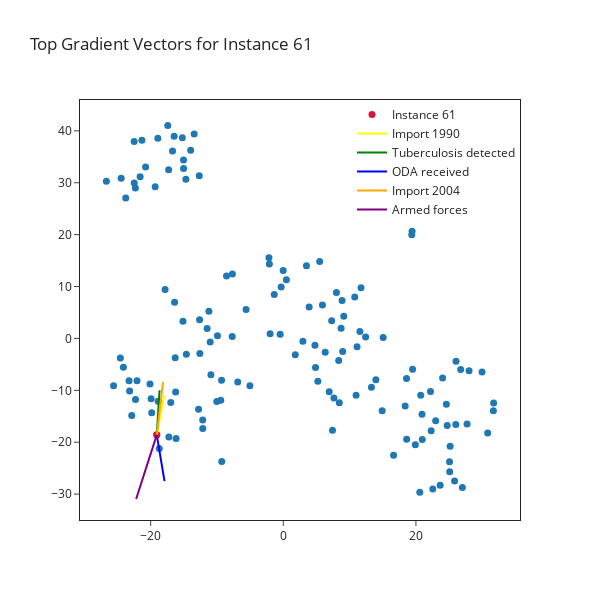

Notebook source saved alongside this figure:
### Code cell
explainer.plot_top_gradient_vectors(instance_id, 5)

### Figure 1 — Plotly figure (JSON) as saved in the notebook; plotly's stock layout.template omitted (floating-point values rounded to 4 significant figures; data arrays with more than 128 entries replaced by an {"elided": "..."} marker saying what was removed)
{"data": [{"marker": {"size": 7}, "mode": "markers", "showlegend": false, "type": "scatter", "x": {"elided": "138 float values"}, "y": {"elided": "138 float values"}}, {"marker": {"color": "crimson", "size": 7}, "mode": "markers", "name": "Instance 61", "type": "scatter", "x": [-19.08], "y": [-18.59]}, {"line": {"color": "yellow", "width": 2}, "mode": "lines", "name": "Import 1990", "type": "scatter", "x": [-19.08, -17.93], "y": [-18.59, -10.96]}, {"line": {"color": "green", "width": 2}, "mode": "lines", "name": "Tuberculosis detected", "type": "scatter", "x": [-19.08, -18.66], "y": [-18.59, -9.994]}, {"line": {"color": "blue", "width": 2}, "mode": "lines", "name": "ODA received", "type": "scatter", "x": [-19.08, -17.91], "y": [-18.59, -27.5]}, {"line": {"color": "orange", "width": 2}, "mode": "lines", "name": "Import 2004", "type": "scatter", "x": [-19.08, -18.13], "y": [-18.59, -8.393]}, {"line": {"color": "purple", "width": 2}, "mode": "lines", "name": "Armed forces", "type": "scatter", "x": [-19.08, -22.19], "y": [-18.59, -30.95]}], "layout": {"height": 600, "legend": {"bgcolor": "rgba(255, 255, 255, 0)", "bordercolor": "rgba(255, 255, 255, 0)", "x": 1, "xanchor": "right", "y": 1, "yanchor": "top"}, "title": {"text": "Top Gradient Vectors for Instance 61"}, "width": 600, "xaxis": {"mirror": true, "showgrid": false, "ticks": "outside", "zeroline": false}, "yaxis": {"mirror": true, "showgrid": false, "ticks": "outside", "zeroline": false}}}
